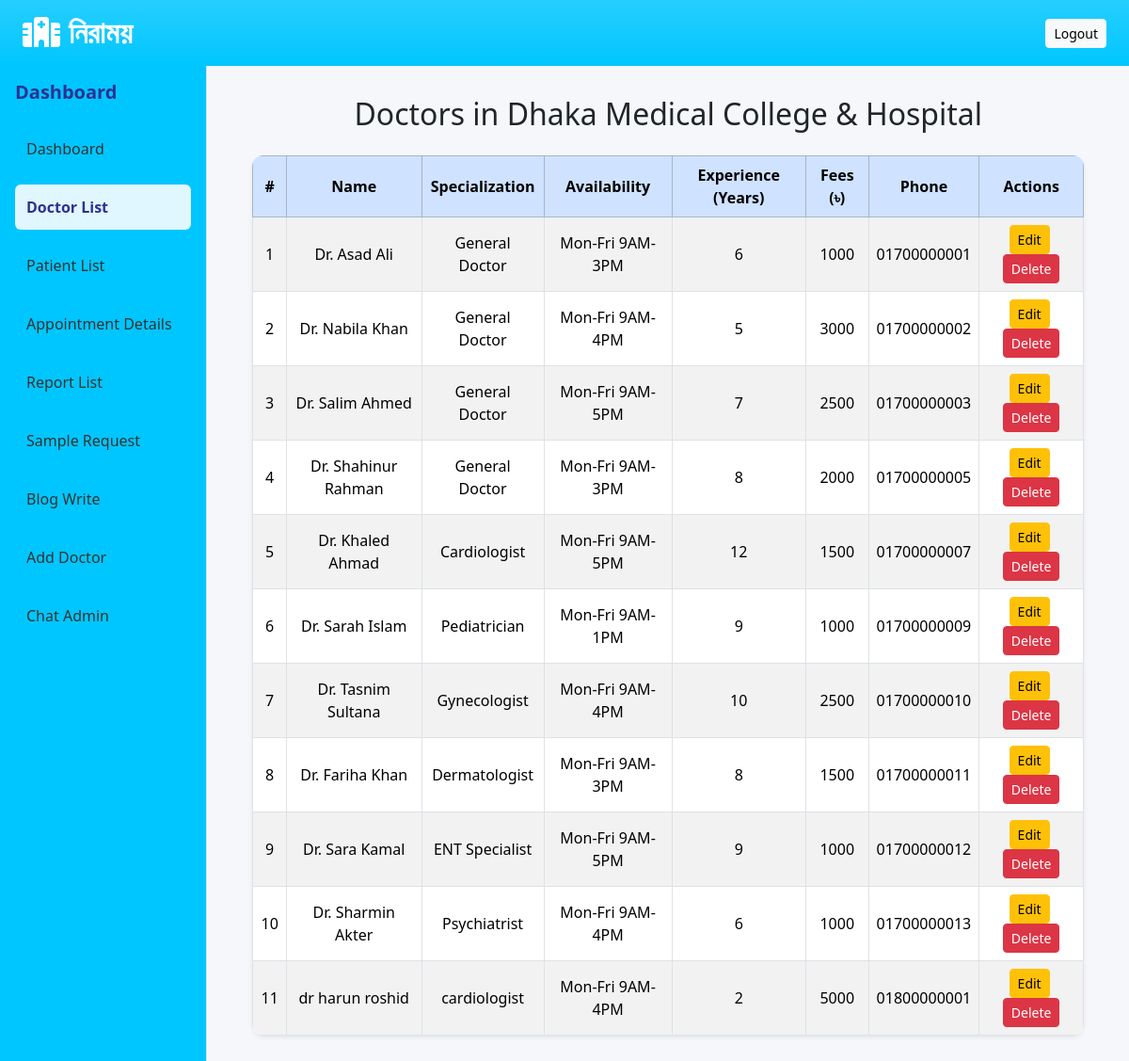
Page /Hospital_DashBord/doctorlist.php (signed in) on the committed database.
### tables this page shows
CREATE TABLE `doctor_list` (
  `id` int(11) NOT NULL,
  `name` varchar(255) DEFAULT NULL,
  `specialization` varchar(255) DEFAULT NULL,
  `phone_no` varchar(15) DEFAULT NULL,
  `hospital_id` int(11) DEFAULT NULL,
  `experience_years` int(11) DEFAULT NULL,
  `availability` varchar(255) DEFAULT NULL,
  `fees` int(11) DEFAULT NULL,
  `password` varchar(255) DEFAULT NULL
);

### Hospital_DashBord/doctorlist.php (the view, shortened to what this page needs)
<?php
include "../Connection.php";
$hospitalId = $_SESSION['hospital_id'];
$hospitalName = $_SESSION['hospital_name'] ?? "Your Hospital";
$query = "SELECT id, name, specialization, availability, phone_no, experience_years, fees FROM doctor_list WHERE hospital_id = $hospitalId";
$result = mysqli_query($conn, $query);
?>
<!DOCTYPE html>
<html lang="en">
<head>
  <link rel="stylesheet" href="doctorlist.css" />
  <link href="https://cdn.jsdelivr.net/npm/bootstrap@5.3.3/dist/css/bootstrap.min.css" rel="stylesheet">
  <link href="https://cdnjs.cloudflare.com/ajax/libs/font-awesome/6.5.0/css/all.min.css" rel="stylesheet" />
</head>
<body>
  <nav class="navbar bg-gradient text-white px-4 py-3 d-flex justify-content-between">
    <h2 id="h2tag" class="mb-0"><i class="fa-solid fa-hospital"></i> নিরাময়</h2>
    <a href="../login.php" class="btn btn-light btn-sm">Logout</a>
  </nav>
  <div class="d-flex">
    <aside class="sidebar d-flex flex-column p-3">
      <h5 class="mb-4 fw-bold">Dashboard</h5>
      <ul class="nav flex-column">
        <li class="nav-item"><a class="nav-link" href="dashboard.php">Dashboard</a></li>
        <li class="nav-item"><a class="nav-link active" href="doctorlist.php">Doctor List</a></li>
        <li class="nav-item"><a class="nav-link" href="patient.php">Patient List</a></li>
        <li class="nav-item"><a class="nav-link" href="appointmentDetails.php">Appointment Details</a></li>
        <li class="nav-item"><a class="nav-link" href="report.php">Report List</a></li>
        <li class="nav-item"><a class="nav-link" href="sampleRq.php">Sample Request</a></li>
        <li class="nav-item"><a class="nav-link" href="blogWrite.php">Blog Write</a></li>
        <li class="nav-item"><a class="nav-link" href="addDoctor.php">Add Doctor</a></li>
        <li class="nav-item"><a class="nav-link" href="chatAdmin.php">Chat Admin</a></li>
      </ul>
    </aside>
    <main class="content flex-fill">
      <h2 class="text-center mb-4">Doctors in <?php echo htmlspecialchars($hospitalName); ?></h2>
      <div class="table-responsive px-3">
        <table class="table table-bordered table-striped shadow-sm">
          <thead class="table-primary text-center">
            <tr>
              <th>#</th>
              <th>Name</th>
              <th>Specialization</th>
              <th>Availability</th>
              <th>Experience (Years)</th>
              <th>Fees (৳)</th>
              <th>Phone</th>
              <th>Actions</th>
            </tr>
          </thead>
          <tbody class="text-center">
            <?php
            if (mysqli_num_rows($result) > 0) {
                $count = 1;
                while ($row = mysqli_fetch_assoc($result)) {
                    echo "<tr>
                          <td>{$count}</td>
                          <td>" . htmlspecialchars($row['name']) . "</td>
                          <td>" . htmlspecialchars($row['specialization']) . "</td>
                          <td>" . htmlspecialchars($row['availability']) . "</td>
                          <td>" . htmlspecialchars($row['experience_years']) . "</td>
                          <td>" . htmlspecialchars($row['fees']) . "</td>
                          <td>" . htmlspecialchars($row['phone_no']) . "</td>
                          <td>
                              <a href='edit/editDoctor.php?id=" . $row['id'] . "' class='btn btn-sm btn-warning me-1'>Edit</a>
                              <a href='delete/deleteDoctor.php?id=" . $row['id'] . "' class='btn btn-sm btn-danger' onclick=\"return confirm('Are you sure you want to delete this doctor?');\">Delete</a>
                          </td>
                        </tr>";
                    $count++;
                }
            } else {
                echo "<tr><td colspan='8' class='text-center text-muted'>No doctors found for this hospital.</td></tr>";
            }
            ?>
          </tbody>
        </table>
      </div>
    </main>
  </div>
</body>
</html>

### Hospital_DashBord/doctorlist.css (style rules this page uses)
body { font-family: 'Segoe UI', Tahoma, Geneva, Verdana, sans-serif; background-color: #0066ff; margin: 0; padding: 0; color: #333; }
.bg-gradient { background: linear-gradient(to right, #2e3192, #1bffff); }
#h2tag { color: #ffffff; font-weight: 900; font-family: 'Franklin Gothic Medium', 'Arial Narrow', Arial, sans-serif; }
.navbar { background-color: #00c6ff; }
.sidebar { width: 240px; background-color: #00c6ff; min-height: 100vh; border-right: 1px solid #dee2e6; box-shadow: 2px 0 8px rgba(0, 0, 0, 0.05); }
.sidebar h5 { color: #2e3192; }
.sidebar .nav-link { color: #333; margin-bottom: 14px; border-radius: 6px; padding: 12px; transition: 0.3s; font-weight: 500; }
.sidebar .nav-link:hover, .sidebar .nav-link.active { background-color: #e0f7ff; color: #2e3192; font-weight: 600; }
.content { background-color: #f5f7fa; padding: 2rem; }
.table { background-color: white; border-radius: 12px; overflow: hidden; }
.table thead { background-color: #d9f1ff; color: #2e3192; }
.table td, .table th { vertical-align: middle; }

### rows in the picture
doctor_list: name "Dr. Asad Ali", specialization "General Doctor", availability "Mon-Fri 9AM-3PM", experience_years "6", fees "1000", phone_no "01700000001"
doctor_list: name "Dr. Nabila Khan", specialization "General Doctor", availability "Mon-Fri 9AM-4PM", experience_years "5", fees "3000", phone_no "01700000002"
doctor_list: name "Dr. Salim Ahmed", specialization "General Doctor", availability "Mon-Fri 9AM-5PM", experience_years "7", fees "2500", phone_no "01700000003"
doctor_list: name "Dr. Shahinur Rahman", specialization "General Doctor", availability "Mon-Fri 9AM-3PM", experience_years "8", fees "2000", phone_no "01700000005"
doctor_list: name "Dr. Khaled Ahmad", specialization "Cardiologist", availability "Mon-Fri 9AM-5PM", experience_years "12", fees "1500", phone_no "01700000007"
doctor_list: name "Dr. Sarah Islam", specialization "Pediatrician", availability "Mon-Fri 9AM-1PM", experience_years "9", fees "1000", phone_no "01700000009"
doctor_list: name "Dr. Tasnim Sultana", specialization "Gynecologist", availability "Mon-Fri 9AM-4PM", experience_years "10", fees "2500", phone_no "01700000010"
doctor_list: name "Dr. Fariha Khan", specialization "Dermatologist", availability "Mon-Fri 9AM-3PM", experience_years "8", fees "1500", phone_no "01700000011"
doctor_list: name "Dr. Sara Kamal", specialization "ENT Specialist", availability "Mon-Fri 9AM-5PM", experience_years "9", fees "1000", phone_no "01700000012"
doctor_list: name "Dr. Sharmin Akter", specialization "Psychiatrist", availability "Mon-Fri 9AM-4PM", experience_years "6", fees "1000", phone_no "01700000013"
doctor_list: name "dr harun roshid", specialization "cardiologist", availability "Mon-Fri 9AM-4PM", experience_years "2", fees "5000", phone_no "01800000001"

### other values in the picture
$hospitalName "Dhaka Medical College & Hospital"
